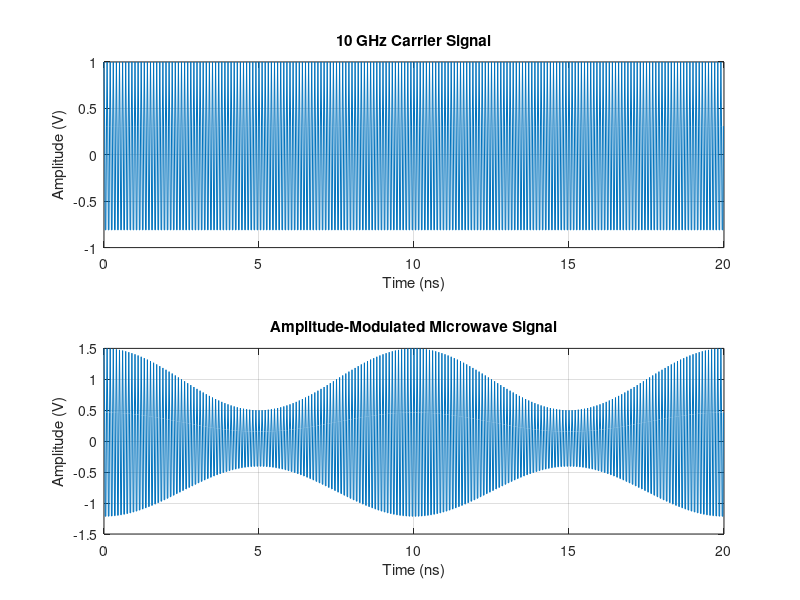
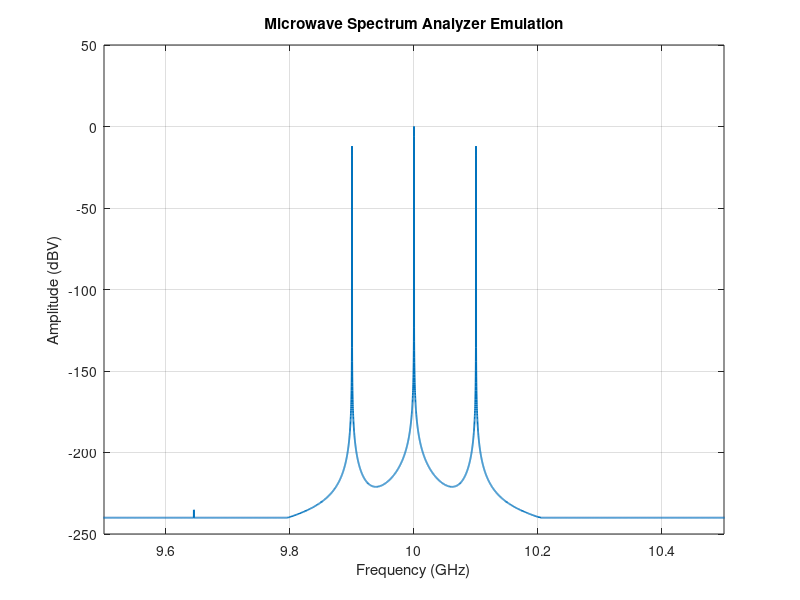
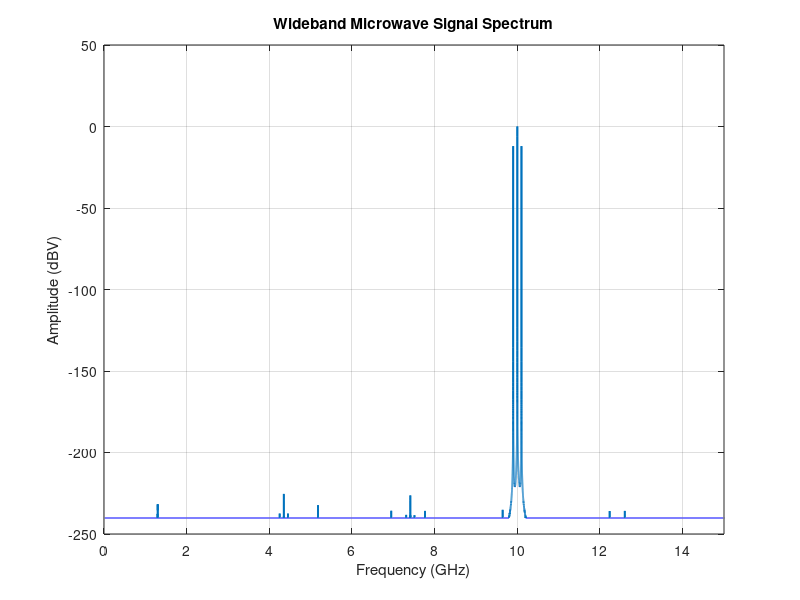

The MATLAB script that drew these images, in order: (Note: this script raises an error after producing the figures.)

clc;
clear;
close all;

% Microwave Signal Spectral Analysis Using FFT

%% 1. Input parameters
fc = 10e9;             % Carrier frequency: 10 GHz
A = 1;                 % Carrier amplitude: 1 V
fm = 0.1e9;            % Modulating frequency: 100 MHz
mu = 0.5;              % Modulation index
fs = 50e9;             % Sampling frequency: 50 GHz

T = 10e-6;             % Observation time
t = 0:1/fs:T-1/fs;
N = length(t);

%% 2. Generate carrier and message signals
carrier = A*cos(2*pi*fc*t);
message = cos(2*pi*fm*t);

%% 3. Generate AM signal
amSignal = A*(1+mu*message).*cos(2*pi*fc*t);

%% 4. Plot time-domain signals
nShow = round(20e-9*fs);
tShort = t(1:nShow)*1e9;

figure;
subplot(2,1,1);
plot(tShort,carrier(1:nShow));
grid on;
xlabel('Time (ns)');
ylabel('Amplitude (V)');
title('10 GHz Carrier Signal');

subplot(2,1,2);
plot(tShort,amSignal(1:nShow));
grid on;
xlabel('Time (ns)');
ylabel('Amplitude (V)');
title('Amplitude-Modulated Microwave Signal');

%% 5. Calculate FFT spectrum
window = 0.5-0.5*cos(2*pi*(0:N-1)/(N-1));
Y = fft(amSignal.*window);

P2 = 2*abs(Y)/sum(window);
P1 = P2(1:floor(N/2)+1);
P1(1) = P1(1)/2;

if rem(N,2)==0
    P1(end) = P1(end)/2;
end

freq = fs*(0:floor(N/2))/N;
spectrum_dBV = 20*log10(max(P1,1e-12));

%% 6. Find carrier and sidebands
[~,iC] = min(abs(freq-fc));
[~,iL] = min(abs(freq-(fc-fm)));
[~,iU] = min(abs(freq-(fc+fm)));

fprintf('MICROWAVE SPECTRUM ANALYSIS\n');
fprintf('Carrier frequency = %.2f GHz\n',fc/1e9);
fprintf('Modulating frequency = %.2f MHz\n',fm/1e6);
fprintf('Modulation index = %.2f\n',mu);
fprintf('Sampling frequency = %.2f GHz\n',fs/1e9);
fprintf('Frequency resolution = %.2f kHz\n',fs/N/1e3);

fprintf('\nSPECTRAL COMPONENTS\n');
fprintf('Lower sideband = %.2f GHz, %.3f V\n', ...
    freq(iL)/1e9,P1(iL));
fprintf('Carrier = %.2f GHz, %.3f V\n', ...
    freq(iC)/1e9,P1(iC));
fprintf('Upper sideband = %.2f GHz, %.3f V\n', ...
    freq(iU)/1e9,P1(iU));

%% 7. Plot spectrum near the carrier
figure;
plot(freq/1e9,spectrum_dBV,'LineWidth',1.3);
grid on;
xlabel('Frequency (GHz)');
ylabel('Amplitude (dBV)');
title('Microwave Spectrum Analyzer Emulation');
xlim([9.5 10.5]);

%% 8. Plot wideband spectrum
figure;
plot(freq/1e9,spectrum_dBV,'LineWidth',1.3);
grid on;
xlabel('Frequency (GHz)');
ylabel('Amplitude (dBV)');
title('Wideband Microwave Signal Spectrum');
xlim([0 15]);

%% 9. Calculate theoretical bandwidth
BW = 2*fm;

fprintf('\nTheoretical AM bandwidth = %.2f MHz\n',BW/1e6);
fprintf('Lower sideband frequency = %.2f GHz\n',(fc-fm)/1e9);
fprintf('Upper sideband frequency = %.2f GHz\n',(fc+fm)/1e9);

%% 10. Save spectrum data
results = table(freq(:)/1e9,P1(:),spectrum_dBV(:), ...
    'VariableNames',{'Frequency_GHz','Amplitude_V','Amplitude_dBV'});

writetable(results,'microwave_spectrum_results.csv');

fprintf('Spectrum data saved to CSV file.\n');
